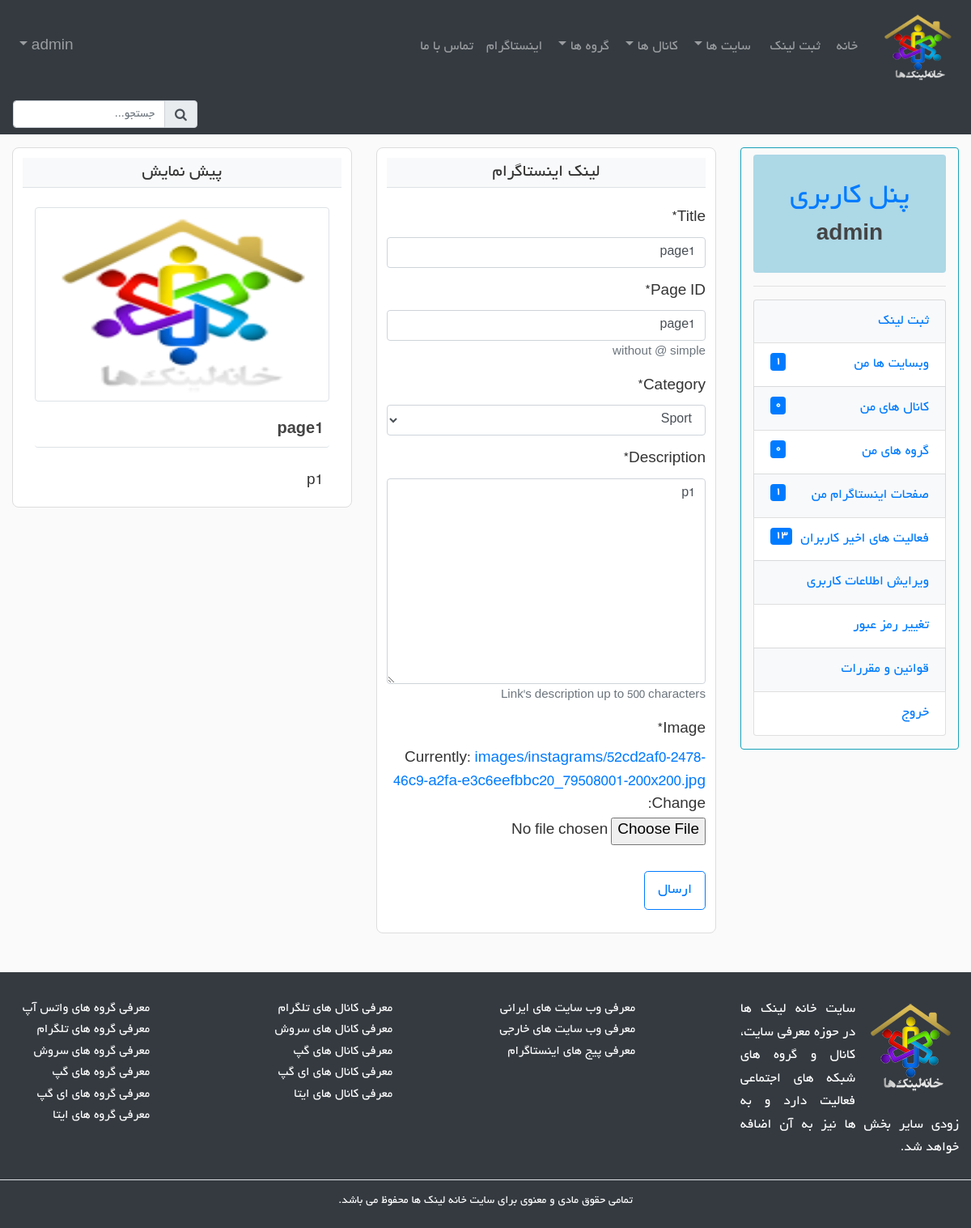
/instagram/ig-page1/update/ (signed in), run on the app's committed database.
### links/models.py (models this page shows, shortened)
class Link(models.Model):
    STATUS_CHOICES = (
        ('draft', _('Draft')),
        ('published', _('Published')),
    )
    author = models.ForeignKey(settings.AUTH_USER_MODEL,
        on_delete=models.CASCADE)
    title = models.CharField(max_length=60, verbose_name=_('Title'))
    slug = models.SlugField(max_length=60, blank=True)
    url = models.URLField(verbose_name=_('URL'))
    category = models.ForeignKey(Category,
        on_delete=models.SET_NULL,
        verbose_name=_('Category'),
        null=True)
    description = models.TextField(max_length=500,
        verbose_name=_('Description'),
        help_text=_("Link's description up to 500 characters"))
    image = models.ImageField(upload_to=image_upload_path,
        verbose_name=_('Image'))
    created = models.DateTimeField(default=timezone.localtime)
    updated = models.DateTimeField(auto_now=True)
    status = models.CharField(max_length=10, choices=STATUS_CHOICES,
        default='draft')
    parent = models.ForeignKey("self", null=True, blank=True,
		on_delete=models.CASCADE)
    tags = TaggableManager()
    actions = GenericRelation(Action)
    @property
    def child(self):
        model = self.__class__
        return model.objects.filter(parent=self).first()
    objects = models.Manager()
    published = PublishedManager()
    class Meta:
        abstract = True

class Instagram(Link):
    url_reverse = 'links:instagram-detail'
    page_id = models.CharField(max_length=30, verbose_name=_('Page ID'),
        help_text=_('without @ simple'))
    class Meta:
        ordering = ('-created',)

class Category(models.Model):
    title = models.CharField(max_length=60, unique=True)
    def __str__(self):
        return self.title
    class Meta:
        verbose_name_plural = _('Categories')

### links/views.py (the view)
# urls.py: path('instagram/<slug:slug>/update/', views.InstagramUpdateView.as_view(),
class InstagramUpdateView(LoginRequiredMixin, OwnerMixin, UpdateMixIn):
    model = Instagram
    fields = (
        'title',
        'page_id',
        'category',
        'description',
        'image'
    )
    success_message = update_message

### homelinks/context_processors.py (called while the page is built)
def object_counter(request):
    context = {}
    user = request.user
    if user.is_superuser or user.is_staff:
        recent_actions_count = Action.objects.filter(is_read=False).count()
        context['recent_actions_count'] = recent_actions_count
    if user.is_authenticated:
        websites_count = Website.objects.filter(author=user, parent=None).count()
        channels_count = Channel.objects.filter(author=user, parent=None).count()
        groups_count = Group.objects.filter(author=user, parent=None).count()
        instagrams_count = Instagram.objects.filter(author=user, parent=None).count()
        context['websites_count'] = websites_count
        context['channels_count'] = channels_count
        context['groups_count'] = groups_count
        context['instagrams_count'] = instagrams_count
    return context

### links/mixins.py (called while the page is built)
    def test_func(self):
        self.object = self.get_object()
        return (self.request.user == self.object.author)

    def get_object(self):
        return utils.get_parent_or_child_object(self)

### links/templatetags/homelinks_tags.py (called while the page is built)
@register.filter(name='to_persian')
def to_persian(english_input):
    english_nums = ('0', '1', '2', '3', '4', '5', '6', '7', '8', '9')
    persian_nums = ('۰', '۱', '۲', '۳', '۴', '۵', '۶', '۷', '۸', '۹')
    date = ''
    for c in str(english_input):
        if c in english_nums:
            date += persian_nums[int(c)]
        else:
            date += c # eg. /:
    return date

### links/utils.py (called while the page is built)
def get_parent_or_child_object(object):
    slug = object.kwargs.get('slug')
    obj = object.model.objects.filter(slug=slug).first()
    child = obj.child
    if child:
        return child
    return obj

### links/templates/links/instagram_form.html (shortened to what this page needs)
{% extends "base_dashboard.html" %}
{% load crispy_forms_tags %}
{% load jalali_tags %}
{% load static %}
{% load recaptcha3 %}
{% block content %}
<section class="col-xl-9 col-md-8">
    <div class="row mt-3">
        <div class="col-lg-6 col-12">
            <div class="content-section">
                <form action="?" method="post" enctype="multipart/form-data">
                    <fieldset class="form-group">
                        <legend class="border-bottom mb-4 text-center bg-light">لینک اینستاگرام</legend>
                        {{ form|crispy }}
                    </fieldset>
                    <div class="form-group">
                        <button class="btn btn-lg btn-outline-primary" type="submit">ارسال</button>
                    </div>
                </form>
            </div>
        </div>
        <div class="col-lg-6 col-12">
            <div class="content-section">
                <legend class="border-bottom mb-4 text-center bg-light">پیش نمایش</legend>
                <div class="col-12 mt-3">
                    <div class="row">
                        <div class="col-12">
                            <img class="img-fluid rounded link-img border" src="{% static "img/logo.png" %}">
                        </div>
                        <div class="col-12 pt-3">
                            <h1 id="preview_title" class="lead border-bottom mb-4 p-xl-2 rounded font-weight-bold"></h1>
                            <div id="preview_description" class="text-justify py-1 px-2"></div>
                        </div>
                    </div>
                </div>
            </div>
        </div>
    </div>
</section>
{% endblock %}

### templates/navbar.html (shortened to what this page needs)
{% load static %}
{% load homelinks_tags %}
<nav class="navbar navbar-dark bg-dark navbar-expand-md">
    <a href="{% url 'links:index' %}"><img class="navbar-brand top-logo" src="{% static "img/logo.png" %}" alt="Homelinks logo"></a>
    <div class="collapse navbar-collapse" id="mainNavbar">
        <ul class="navbar-nav mr-auto">
            <li class="nav-item mr-1 {% if active_home %}active{% endif %}">
                <a class="nav-link" href="{% url 'links:index' %}">خانه</a>
            </li>
            <li class="nav-item mr-2 {% if active_addlink %}active{% endif %}">
                <a class="nav-link" href="{% url 'dashboard:add_link' %}">ثبت لینک</a>
            </li>
            <li class="nav-item dropdown mr-1 {% if active_websites %}active{% endif %}">
                <a class="nav-link dropdown-toggle">سایت ها</a>
            </li>
            <li class="nav-item dropdown mr-1 {% if active_channels %}active{% endif %}">
                <a class="nav-link dropdown-toggle">کانال ها</a>
            </li>
            <li class="nav-item dropdown mr-1 {% if active_groups %}active{% endif %}">
                <a class="nav-link dropdown-toggle">گروه ها</a>
            </li>
            <li class="nav-item {% if active_instagrams %}active{% endif %}">
                <a class="nav-link" href="{% url 'links:instagrams' %}">اینستاگرام</a>
            </li>
            <li class="nav-item {% if active_contactus %}active{% endif %}">
                <a class="nav-link" href="{% url 'contact:contact_us' %}">تماس با ما</a>
            </li>
        </ul>
        <ul class="navbar-nav">
            {% if user.is_authenticated %}
                <li class="nav-item dropdown {% if active_dashboard %}active{% endif %}">
                    <a class="nav-link dropdown-toggle">{% if user.first_name and user.last_name %}{{ user.first_name }} {{ user.last_name }}{% else %}{{ user.username}}{% endif %}</a>
                </li>
            {% else %}
                <li class="nav-item"><a class="nav-link white" href="{% url 'dashboard:login' %}">ورود</a></li>
                <li class="nav-item"><a class="nav-link white" href="{% url 'dashboard:register' %}">ثبت نام</a></li>
            {% endif %}
        </ul>
    </div>
</nav>
<nav class="navbar navbar-dark bg-dark">
    <div class="col-12 m-0 p-0">
        <form class="form-inline float-right" action="{% url 'links:search' %}">
            <div class="input-group form-1 pl-0">
              <div class="input-group-prepend">
                  <button type="submit" class="input-group-text cyan lighten-2 cursor-pointer"><i class="fa fa-search" aria-hidden="true"></i></button>
              </div>
              <input maxlength="50" name="q" class="form-control my-0 py-1" type="text" placeholder="جستجو..." aria-label="Search">
            </div>
        </form>
    </div>
</nav>

### templates/right_side_dashboard.html
{% load static %}
{% load homelinks_tags %}
<aside class="col-xl-3 col-md-4">
  <div class="row ml-auto mr-auto mt-3">
      <div class="col-12 border border-info rounded">
          <div class="mt-2 mb-2 rounded p-1 lightblue">
              <h1 class="mt-4 text-center display-5"><a href="{% url 'dashboard:index' %}">پنل کاربری</a></h1>
              <h3 class="mb-4 text-center">{% if user.first_name and user.last_name %}{{ user.first_name }} {{ user.last_name }}{% else %}{{ user.username }}{% endif %}</h3>
          </div>
          <hr>
          <div class="row mt-3">
              <div class="col-12">
                  <ul class="list-unstyled mb-3 rem1-2">
                      <li class="list-group-item light-even">
                          <a href="{% url 'dashboard:add_link' %}">ثبت لینک</a>
                      </li>
                      {% if user.profile.vip %}
                      <li class="list-group-item light-even">
                          <a href="{% url 'dashboard:users_websites' %}">وبسایت ها من <span class="badge badge-primary pull-left">{{ websites_count|to_persian }}</span></a>
                      </li>
                      {% endif %}
                      <li class="list-group-item light-even">
                          <a href="{% url 'dashboard:users_channels' %}">کانال های من <span class="badge badge-primary pull-left">{{ channels_count|to_persian }}</span></a>
                      </li>
                      <li class="list-group-item light-even">
                          <a href="{% url 'dashboard:users_groups' %}">گروه های من <span class="badge badge-primary pull-left">{{ groups_count|to_persian }}</span></a>
                      </li>
                      <li class="list-group-item light-even">
                          <a href="{% url 'dashboard:users_instagrams' %}">صفحات اینستاگرام من <span class="badge badge-primary pull-left">{{ instagrams_count|to_persian }}</span></a>
                      </li>
                      {% if user.is_superuser or user.is_staff %}
                      <li class="list-group-item light-even">
                          <a href="{% url 'dashboard:recent_actions' %}">فعالیت های اخیر کاربران <span class="badge badge-primary pull-left">{{ recent_actions_count|to_persian }}</span></a>
                      </li>
                      {% endif %}
                      <li class="list-group-item light-even">
                          <a href="{% url 'dashboard:user_update' %}">ویرایش اطلاعات کاربری</a>
                      </li>
                      <li class="list-group-item light-even">
                          <a href="{% url 'dashboard:password_change' %}">تغییر رمز عبور</a>
                      </li>
                      <li class="list-group-item light-even">
                          <a href="{% url 'dashboard:rules' %}">قوانین و مقررات</a>
                      </li>
                      <li class="list-group-item light-even">
                          <a href="{% url 'dashboard:logout' %}">خروج</a>
                      </li>
                  </ul>
              </div>
          </div>
      </div>
  </div>
</aside>

### assets/css/style.css (style rules this page uses)
html { -ms-text-size-adjust:100%; -webkit-text-size-adjust:100% }
body { font-family:weblogmayekan,Arial; background: #fafafa; color: #333333; direction: rtl; font-size: 19px; }
h1, h2 { font-weight: normal; }
h3 { font-weight: bold; }
a { text-decoration: none !important; }
h1, h2, h3, h4, h5, h6 { color: #444444; }
ul { margin: 0; }
.content-section { background: #fff; padding: 12px; border: 1px solid #dddddd; border-radius: 8px; }
.lightblue { background-color: lightblue; }
li.light-even:nth-of-type(2n + 1) { background: #f8f9fa !important; }
.link-img { height: 240px; width: 100%; }
.cursor-pointer { cursor: pointer; }
.top-logo { width: 100px; height: 100px; }
.rem1-2 { font-size: 1.2rem; }

### data on the page
Instagram: title "page1", page_id "page1", category "Sport", description "p1"

### other printed values
{{ user.username }} "admin"
{{ websites_count|to_persian }} "۱"
{{ channels_count|to_persian }} "۰"
{{ groups_count|to_persian }} "۰"
{{ instagrams_count|to_persian }} "۱"
{{ recent_actions_count|to_persian }} "۱۳"
